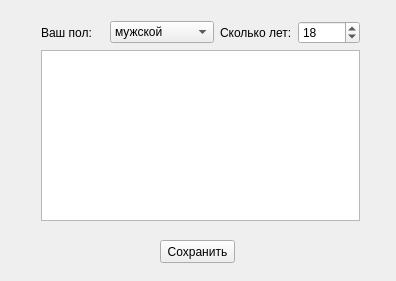
<?xml version="1.0" encoding="UTF-8"?>
<ui version="4.0">
 <class>MainWindow</class>
 <widget class="QMainWindow" name="MainWindow">
  <property name="geometry">
   <rect>
    <x>0</x>
    <y>0</y>
    <width>396</width>
    <height>281</height>
   </rect>
  </property>
  <property name="windowTitle">
   <string>Анкета</string>
  </property>
  <widget class="QWidget" name="centralWidget">
   <widget class="QPushButton" name="save">
    <property name="geometry">
     <rect>
      <x>160</x>
      <y>240</y>
      <width>75</width>
      <height>23</height>
     </rect>
    </property>
    <property name="text">
     <string>Сохранить</string>
    </property>
   </widget>
   <widget class="QWidget" name="">
    <property name="geometry">
     <rect>
      <x>30</x>
      <y>10</y>
      <width>341</width>
      <height>222</height>
     </rect>
    </property>
    <layout class="QGridLayout" name="gridLayout">
     <item row="0" column="0">
      <layout class="QHBoxLayout" name="horizontalLayout">
       <item>
        <widget class="QLabel" name="label_2">
         <property name="text">
          <string>Ваш пол:</string>
         </property>
        </widget>
       </item>
       <item>
        <widget class="QComboBox" name="comboBox">
         <item>
          <property name="text">
           <string>мужской</string>
          </property>
         </item>
         <item>
          <property name="text">
           <string>женский</string>
          </property>
         </item>
         <item>
          <property name="text">
           <string>был изменен</string>
          </property>
         </item>
        </widget>
       </item>
       <item>
        <widget class="QLabel" name="label">
         <property name="text">
          <string>Сколько лет:</string>
         </property>
        </widget>
       </item>
       <item>
        <widget class="QSpinBox" name="spinBox">
         <property name="minimum">
          <number>1</number>
         </property>
         <property name="singleStep">
          <number>1</number>
         </property>
         <property name="value">
          <number>18</number>
         </property>
        </widget>
       </item>
      </layout>
     </item>
     <item row="1" column="0">
      <widget class="QTextEdit" name="textEdit"/>
     </item>
    </layout>
   </widget>
  </widget>
 </widget>
 <layoutdefault spacing="6" margin="11"/>
 <resources/>
 <connections/>
</ui>
